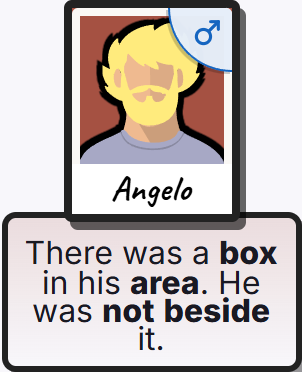
#> input picture step1-capture/output/characters/0.png, 302 x 372 px; its folder holds only this picture in this run
$ python step2-ocr-characters.py
#> lines starting #> are read from the running program, lines starting #| are printed output that depends on the picture; after the words box and inside, x2 and y2 are one past the last pixel; in counts of white or black regions, pixels touching at a corner belong together
#> further down, img is the input picture: shape (372, 302, 3); mean B, G, R 185.9, 188.9, 197.3
import json
import os
from pathlib import Path

import cv2
import pytesseract

# Tesseract is not on PATH by default on Windows
TESSERACT_CMD = os.environ.get("TESSERACT_CMD", r"C:\Program Files\Tesseract-OCR\tesseract.exe")
if Path(TESSERACT_CMD).exists():
    pytesseract.pytesseract.tesseract_cmd = TESSERACT_CMD

LETTERS = "ABCDEFGHIJKLMNOPQRSTUVWXYZabcdefghijklmnopqrstuvwxyz"
# Background color of the portrait card (BGR), sampled at GENDER_PIXEL
GENDER_COLORS = {(249, 238, 230): "man", (233, 230, 252): "woman"}
GENDER_PIXEL = (15, 225)


def extract_text_from_img(img, psm=6, only_letters=False):
    # Binarize so Tesseract only sees the text
#> called with psm = 8, only_letters = True
    gray = cv2.cvtColor(img, cv2.COLOR_BGR2GRAY)
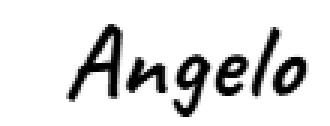
#> gray: shape (42, 110) (shown 3 times larger); min 0, max 255, mean 221.7
#> img: shape (42, 110, 3)
    _, bw = cv2.threshold(gray, 0, 255, cv2.THRESH_BINARY + cv2.THRESH_OTSU)
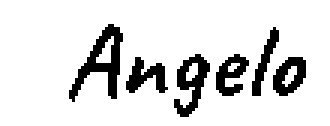
#> bw: shape (42, 110) (shown 3 times larger); 86.6% white; 6 black regions, box (x1, y1, x2, y2) and area: (23, 8, 41, 34) 171, (58, 18, 70, 39) 119, (91, 19, 102, 32) 88, (42, 19, 56, 31) 87, (72, 18, 83, 32) 84, (84, 9, 93, 32) 70

    whitelist = f"-c tessedit_char_whitelist={LETTERS}" if only_letters else ""
#> (the run stopped early here; a loop or call above may not have finished)

$ run again, on step1-capture/output/characters/4.png
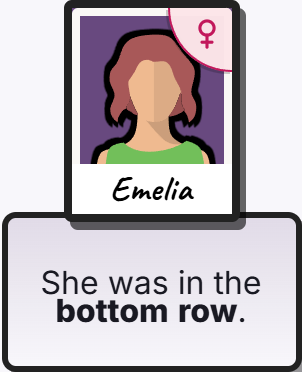
#> input picture step1-capture/output/characters/4.png, 302 x 372 px
#> img is the input picture: shape (372, 302, 3); mean B, G, R 190.2, 185.4, 193.1
#> in extract_text_from_img, `gray = cv2.cvtColor(img, cv2.COLOR_BGR2GRAY)`:
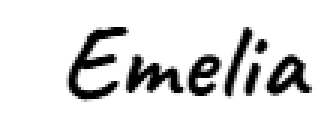
#> gray: shape (42, 110) (shown 3 times larger); min 0, max 255, mean 222.5
#> img: shape (42, 110, 3)
#> in extract_text_from_img, `_, bw = cv2.threshold(gray, 0, 255, cv2.THRESH_BINARY + cv2.THRESH_OTSU)`:
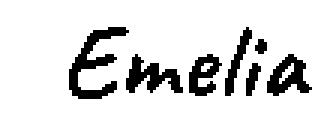
#> bw: shape (42, 110) (shown 3 times larger); 86.9% white; 7 black regions (1 under 20 px), largest, box (x1, y1, x2, y2) and area: (23, 9, 43, 33) 174, (42, 18, 61, 31) 120, (89, 18, 104, 32) 108, (63, 18, 74, 32) 87, (75, 9, 84, 32) 67, (82, 21, 87, 32) 32

$ run again, on step1-capture/output/characters/1.png
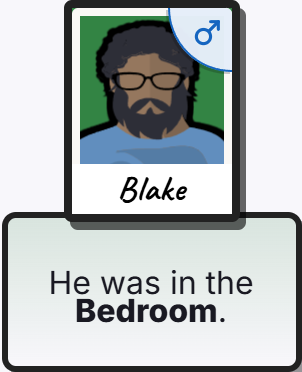
#> input picture step1-capture/output/characters/1.png, 302 x 372 px
#> img is the input picture: shape (372, 302, 3); mean B, G, R 187.6, 187.4, 180.9
#> in extract_text_from_img, `gray = cv2.cvtColor(img, cv2.COLOR_BGR2GRAY)`:
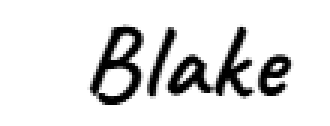
#> gray: shape (42, 110) (shown 3 times larger); min 0, max 255, mean 223.5
#> img: shape (42, 110, 3)
#> in extract_text_from_img, `_, bw = cv2.threshold(gray, 0, 255, cv2.THRESH_BINARY + cv2.THRESH_OTSU)`:
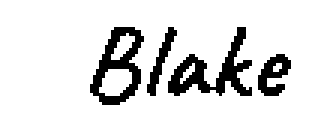
#> bw: shape (42, 110) (shown 3 times larger); 87.3% white; 4 black regions, box (x1, y1, x2, y2) and area: (56, 9, 84, 32) 229, (30, 9, 48, 35) 202, (86, 18, 97, 32) 87, (49, 9, 59, 32) 69
